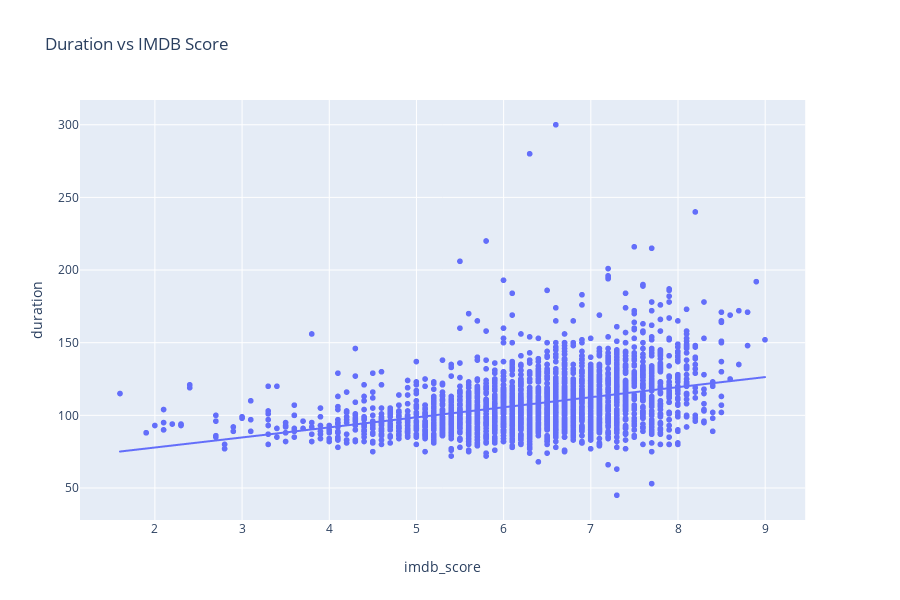

Notebook source saved alongside this figure:
### Markdown cell above
To see the effect duration has on IMDB score I took the rating of the movie as a filter and applied a trend line to the top 50 movies with the highest IMDB score. 

For the results:
- PG-13 and PG movies that lasted longer tended to have a better IMDB score
- G movies tended to decrease in IMDB score for the longer they lasted.

### Code cell
px.scatter(df, x="imdb_score", y="duration", hover_name='movie_title', title = 'Duration vs IMDB Score', trendline = 'ols')

### Figure 1 — Plotly figure (JSON) as saved in the notebook; plotly's stock layout.template omitted (floating-point values rounded to 4 significant figures; data arrays with more than 128 entries replaced by an {"elided": "..."} marker saying what was removed)
{"data": [{"hoverlabel": {"namelength": 0}, "hovertemplate": "<b>%{hovertext}</b><br><br>imdb_score=%{x}<br>duration=%{y}", "hovertext": {"elided": "2713 str values"}, "legendgroup": "", "marker": {"color": "#636efa", "symbol": "circle"}, "mode": "markers", "name": "", "showlegend": false, "type": "scattergl", "x": {"elided": "2713 float values"}, "xaxis": "x", "y": {"elided": "2713 int values"}, "yaxis": "y"}, {"hoverlabel": {"namelength": 0}, "hovertemplate": "<b>OLS trendline</b><br>duration = 6.922422 * imdb_score + 64.009802<br>R<sup>2</sup>=0.134001<br><br>imdb_score=%{x}<br>duration=%{y} <b>(trend)</b>", "legendgroup": "", "marker": {"color": "#636efa", "symbol": "circle"}, "mode": "lines", "name": "", "showlegend": false, "type": "scattergl", "x": {"elided": "2713 float values"}, "xaxis": "x", "y": {"elided": "2713 float values"}, "yaxis": "y"}], "layout": {"height": 600, "legend": {"tracegroupgap": 0}, "title": {"text": "Duration vs IMDB Score"}, "xaxis": {"anchor": "y", "domain": [0, 0.98], "title": {"text": "imdb_score"}}, "yaxis": {"anchor": "x", "domain": [0, 1], "title": {"text": "duration"}}}}
